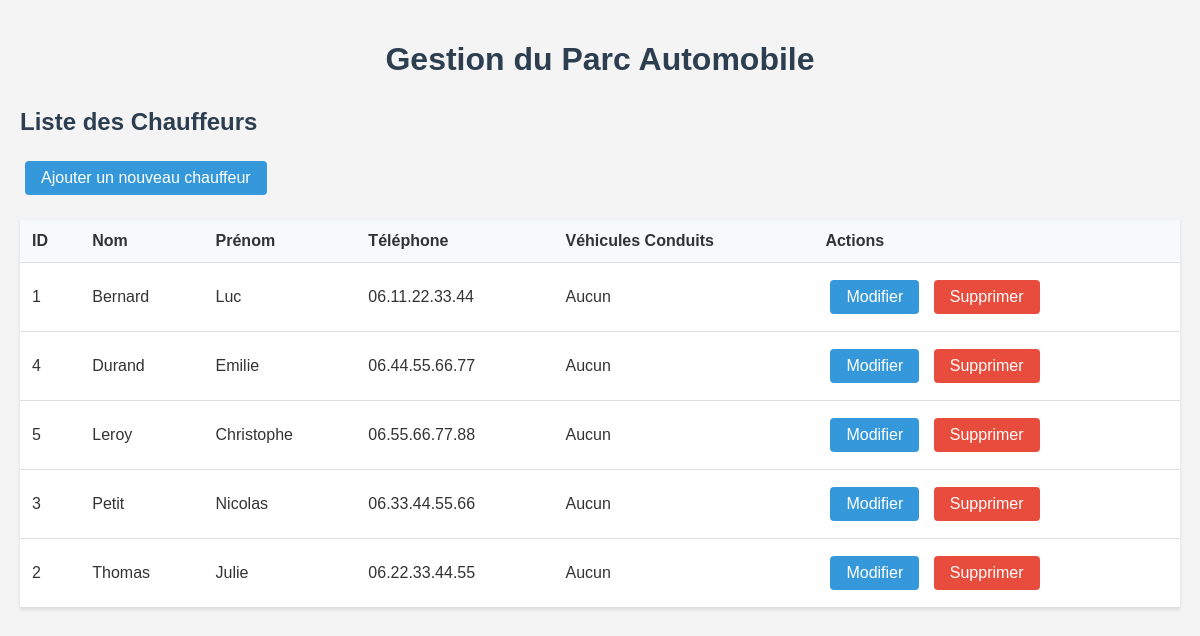
The page /chauffeur.php on the database its author committed.
### tables this page shows
CREATE TABLE chauffeur (
    id_chauffeur INT PRIMARY KEY AUTO_INCREMENT,
    nom_chauffeur VARCHAR(255) NOT NULL,
    prenom_chauffeur VARCHAR(255) NOT NULL,
    tel_chauffeur VARCHAR(20)
);

### chauffeur.php (the view, shortened to what this page needs)
<?php
include 'db_connect.php';
include 'includes/header.php';
$sql = "SELECT
            c.id_chauffeur,
            c.nom_chauffeur,
            c.prenom_chauffeur,
            c.tel_chauffeur,
            GROUP_CONCAT(CONCAT(v.marque, ' ', v.model) SEPARATOR ', ') AS vehicules_conduits
        FROM
            chauffeur c
        LEFT JOIN
            chauffeur_vehicule cv ON c.id_chauffeur = cv.id_chauffeur
        LEFT JOIN
            vehicule v ON cv.id_vehicule = v.id_vehicule
        GROUP BY
            c.id_chauffeur
        ORDER BY
            c.nom_chauffeur ASC";
$result = $conn->query($sql);
?>
<h2>Liste des Chauffeurs</h2>
<a href="chauffeur_add.php" class="button">Ajouter un nouveau chauffeur</a>
<?php if ($result->num_rows > 0): ?>
    <table>
        <thead>
            <tr>
                <th>ID</th>
                <th>Nom</th>
                <th>Prénom</th>
                <th>Téléphone</th>
                <th>Véhicules Conduits</th> <th>Actions</th>
            </tr>
        </thead>
        <tbody>
            <?php while($row = $result->fetch_assoc()): ?>
                <tr>
                    <td><?php echo $row['id_chauffeur']; ?></td>
                    <td><?php echo htmlspecialchars($row['nom_chauffeur']); ?></td>
                    <td><?php echo htmlspecialchars($row['prenom_chauffeur']); ?></td>
                    <td><?php echo htmlspecialchars($row['tel_chauffeur'] ?? ''); ?></td>
                    <td>
                        <?php echo htmlspecialchars($row['vehicules_conduits'] ?? 'Aucun'); ?>
                    </td>
                    <td>
                        <a href="chauffeur_edit.php?id=<?php echo $row['id_chauffeur']; ?>" class="button">Modifier</a>
                        <a href="chauffeur.php?delete=<?php echo $row['id_chauffeur']; ?>" class="button delete" onclick="return confirm('Êtes-vous sûr de vouloir supprimer ce chauffeur ?');">Supprimer</a>
                    </td>
                </tr>
            <?php endwhile; ?>
        </tbody>
    </table>
<?php else: ?>
    <p>Aucun chauffeur trouvé.</p>
<?php endif; ?>
<?php
include 'includes/footer.php';
?>

### includes/header.php (style rules this page uses)
body { font-family: Arial, sans-serif; margin: 0; padding: 0; background-color: #f4f4f4; color: #333; }
h1, h2, h3 { color: #2c3e50; }
.button { display: inline-block; padding: 8px 16px; margin: 5px; background-color: #3498db; color: white; text-decoration: none; border-radius: 4px; border: none; cursor: pointer; }
.button.delete { background-color: #e74c3c; }
table { width: 100%; border-collapse: collapse; margin: 20px 0; background-color: white; box-shadow: 0 2px 4px rgba(0,0,0,0.1); }
th, td { padding: 12px; text-align: left; border-bottom: 1px solid #ddd; }
th { background-color: #f8f9fa; font-weight: bold; }

### rows shown on the page
chauffeur: id_chauffeur "1", nom_chauffeur "Bernard", prenom_chauffeur "Luc", tel_chauffeur "06.11.22.33.44", vehicules_conduits "Aucun"
chauffeur: id_chauffeur "4", nom_chauffeur "Durand", prenom_chauffeur "Emilie", tel_chauffeur "06.44.55.66.77", vehicules_conduits "Aucun"
chauffeur: id_chauffeur "5", nom_chauffeur "Leroy", prenom_chauffeur "Christophe", tel_chauffeur "06.55.66.77.88", vehicules_conduits "Aucun"
chauffeur: id_chauffeur "3", nom_chauffeur "Petit", prenom_chauffeur "Nicolas", tel_chauffeur "06.33.44.55.66", vehicules_conduits "Aucun"
chauffeur: id_chauffeur "2", nom_chauffeur "Thomas", prenom_chauffeur "Julie", tel_chauffeur "06.22.33.44.55", vehicules_conduits "Aucun"
